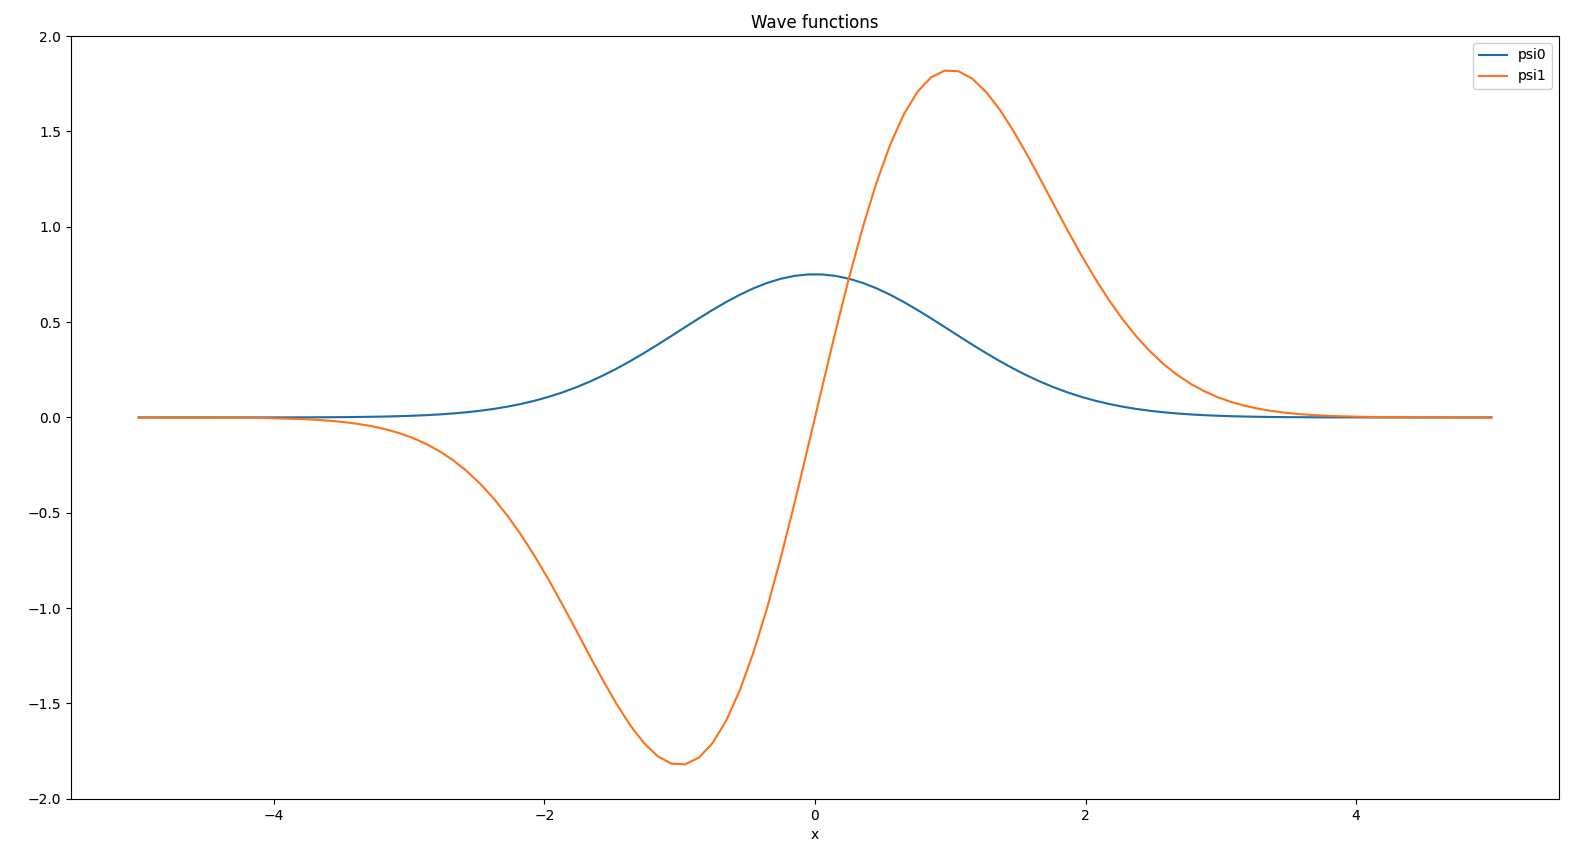

Write Python code to recreate this figure.
import matplotlib.pyplot as plt
import numpy as np
import math


def psi0(x):
    A0 = 1 / (math.pi**(1/4))
    power = -(x**2)/2
    return A0 * np.exp(power)


def psi1(x):
    A1 = 4 / (math.pi**(1/4))
    power = -(x**2)/2
    return A1 * x * np.exp(power)


def main():
    fig, ax = plt.subplots()

    x = np.linspace(-5, 5, 100)
    psi0_arr = psi0(x)
    psi1_arr = psi1(x)

    ax.plot(x, psi0_arr, label="psi0")
    ax.plot(x, psi1_arr, label="psi1")

    plt.xlabel("x")
    plt.legend()
    plt.title("Wave functions")
    plt.show()


main()
